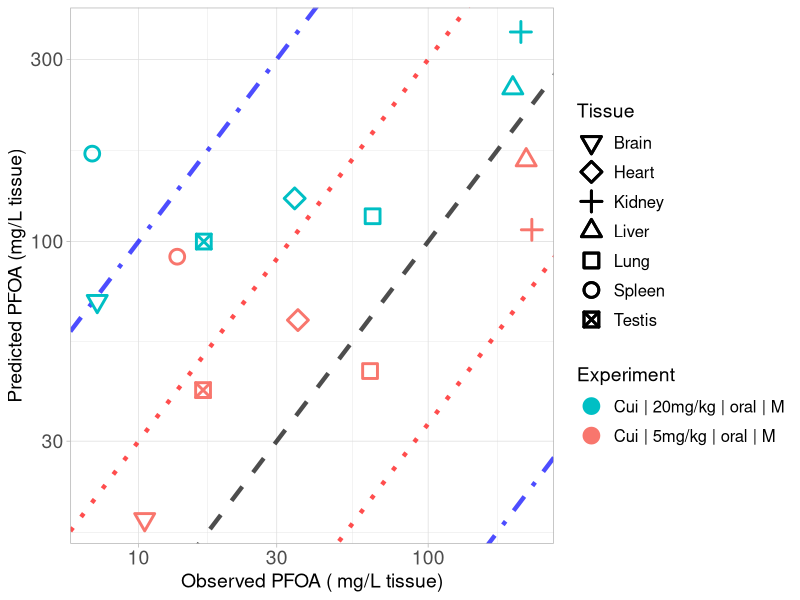

The R source for this figure:
library(ggplot2)

#setwd("C:/Users/ptsir/Documents/GitHub/PFAS_PBK_models/PFOA inhalation Rat/Validation/Validation_results")
setwd("C:/Users/Ioannis/Documents/GitHub/PFAS_PBK_models/PFOA inhalation Rat/Validation/few_params_PT_excreta_restricted")

# Load Results 
Cui_results <- read.csv("Cui_2008_results.csv", header = T)
Cui_low <- Cui_results[Cui_results$Dose == 5, ]
Cui_low$Experiment <- "Cui | 5mg/kg | oral | M"
Cui_high <- Cui_results[Cui_results$Dose == 20, ]
Cui_high$Experiment <- "Cui | 20mg/kg | oral | M"
# 
Tissue_markers <-  c(0:10,14)
names(Tissue_markers) <- c( "Lung",   "Spleen",  "Liver",   "Kidney", "Plasma", "Heart",
                            "Brain","Testis", "Stomach", "Intestines", "Carcass")

Experiment <- scales::hue_pal()(2)

names(Experiment) <- unique(c(Cui_low$Experiment, Cui_high$Experiment))



scatter_plot <- ggplot()+
  geom_abline(intercept = log10(1), slope = 1, linetype = "dashed", color = "black", linewidth = 1.5, alpha = 0.7) +  # Identity line in log10 scale
  geom_abline(intercept = log10(3), slope = 1, linetype = "dotted", color = "red", linewidth = 1.5, alpha = 0.7) +  # +3-fold error line
  geom_abline(intercept = log10(1/3), slope = 1, linetype = "dotted", color = "red", linewidth = 1.5, alpha = 0.7) +  # -3-fold error line
  geom_abline(intercept = log10(10), slope = 1, linetype = "dotdash", color = "blue", linewidth = 1.5, alpha = 0.7) +  # +10-fold error line
  geom_abline(intercept = log10(1/10), slope = 1, linetype = "dotdash", color = "blue", linewidth = 1.5, alpha = 0.7) +  # -10-fold error line
  geom_point(data = Cui_low, aes(x=Observed, y=Predicted, color = Experiment, shape = Tissue), size=4, stroke = 1.5)+
  geom_point(data = Cui_high, aes(x=Observed, y=Predicted, color = Experiment, shape = Tissue), size=4, stroke = 1.5)+
  scale_y_log10()+
  scale_x_log10()+
  scale_color_manual(values = Experiment)+
  theme(legend.spacing.y = unit(1, 'cm')) +
  guides(fill = guide_legend(byrow = TRUE))+
  scale_shape_manual(values = Tissue_markers)+
  theme_light()+
  labs(y = "Predicted PFOA (mg/L tissue)",
       x = "Observed PFOA ( mg/L tissue)")+
  theme(plot.title = element_text(hjust = 0.5),
        legend.key.size = unit(0.75, 'cm'),  
        legend.title = element_text(size=14),
        legend.text = element_text(size=12,  hjust = 0),
        axis.text = element_text(size = 14),
        axis.title = element_text(size = 14),
        )

#print(scatter_plot)

ggsave("validation_plot_PFOA_tissues.png", scatter_plot, width = 11, height = 7, units = "in", dpi = 300)
